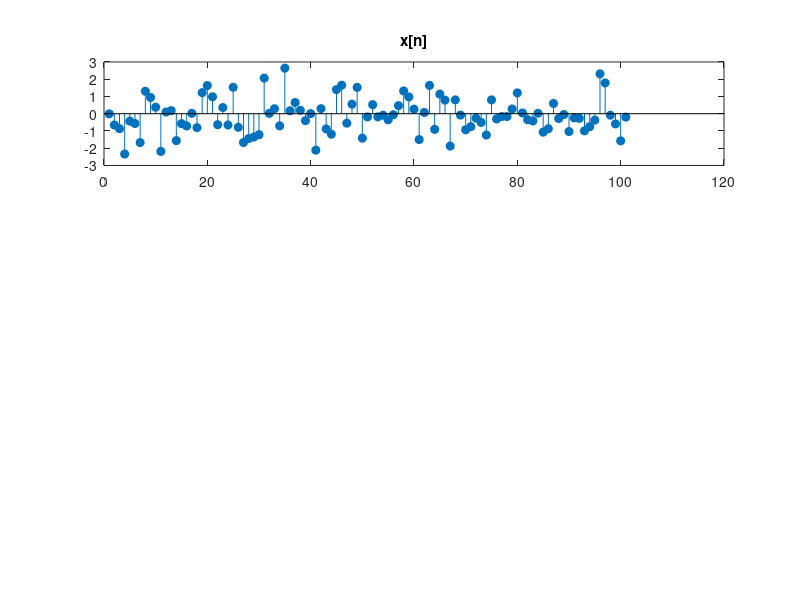

The MATLAB source for this figure:
% Cho he thong TTBB co PTSP: y(n) + 0.9y(n - 1) - 0.9y(n - 2) = 0.3x(n) + 0.2x(n - 1) - 0.3x(n - 2) 
% a. Tim DUXDV h[n] cua he
clf;
N = 1000;
num = [0.3 0.2 -0.3];     % numerator vector = {bj} = cac hs lien quan den x[n]
den = [1 0.9 -0.9];         % denominator vector = {ai} = cac hs lien quan den y[n] (a0=1)
h = impz(num,den,N);    % N: so luong mau cua h[n] (h[n] co the dai vo han)
%m = 0:N;
%h =  0.5.^m;    %h[n] = 0.5^m.u[m]: he on dinh
figure(1)
stem(h, 'fill');
title('h[n]');

% b. Tim y[n] cua he khi dc kich thich boi 1 x[n] nao do
n = 1:10^6;
x = randn(1,length(n));  % sinh tin hieu ngau nhien theo phan bo chuan co do dai 150 mau
%x = 10.^n;                    % sinh tin hieu co bien do kha lon co do dai 150 mau
y = conv(x,h);               % tinh convolution
figure(2)
hold on
subplot(311),stem(x(end-100:end),'fill');title('x[n]');
subplot(312),stem(h(end-100:end),'fill');title('h[n]');
subplot(313),stem(y(end-100:end),'fill');title('y[n]');